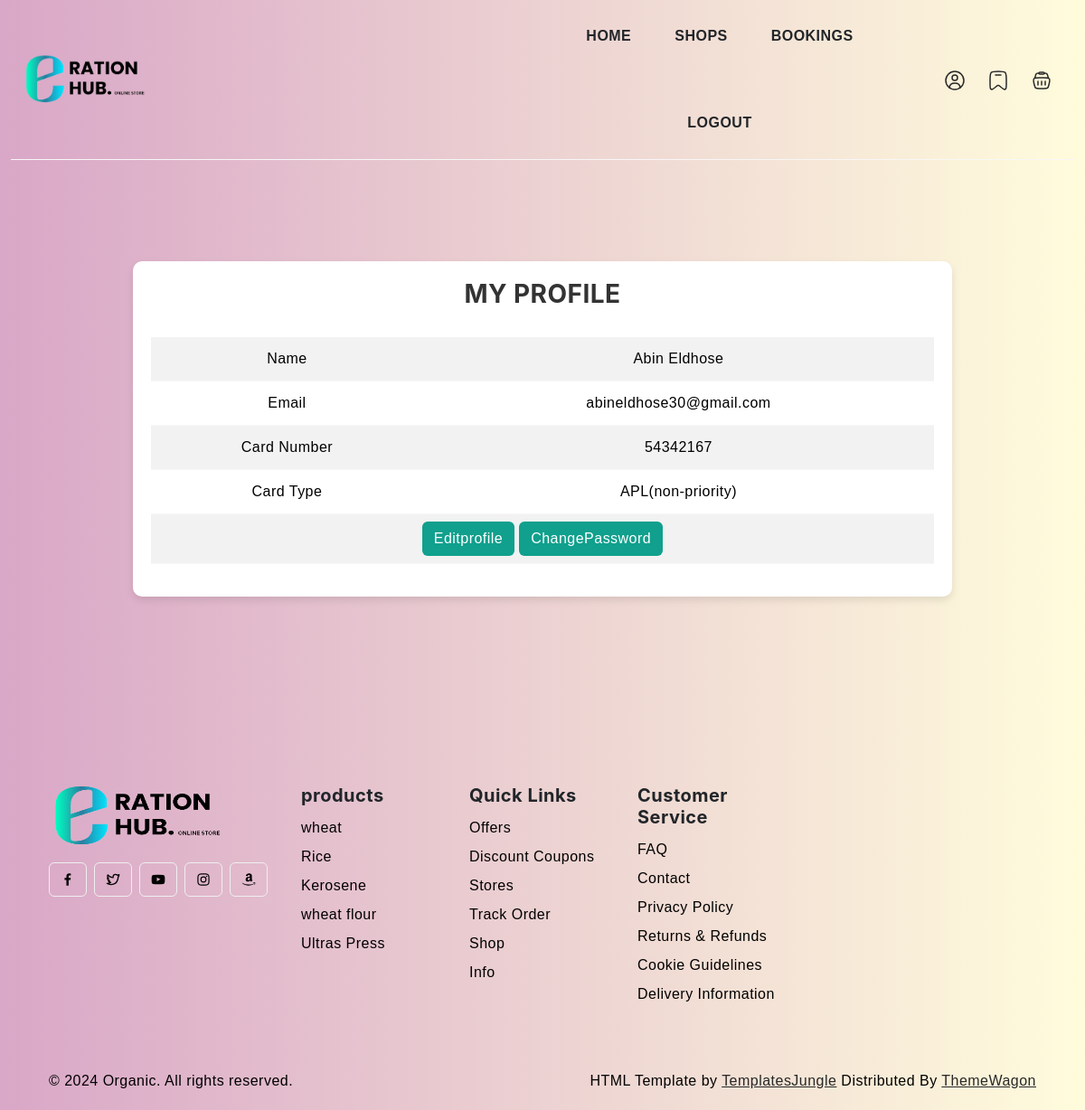
Screenshot of /Project/User/Myprofile.php (signed in) with the database file from the repository.
### tables this page shows
CREATE TABLE `tbl_user` (
  `user_id` int(11) NOT NULL,
  `user_name` varchar(60) NOT NULL,
  `user_email` varchar(60) NOT NULL,
  `user_cardnumber` varchar(60) NOT NULL,
  `card_id` int(11) NOT NULL,
  `user_question` varchar(300) NOT NULL,
  `user_answer` varchar(300) NOT NULL,
  `user_password` varchar(100) NOT NULL,
  `user_status` int(11) NOT NULL DEFAULT 0
);

CREATE TABLE `tbl_card` (
  `card_id` int(11) NOT NULL,
  `card_name` varchar(50) NOT NULL
);

### Project/User/Myprofile.php (the view, shortened to what this page needs)
<?php
include("../Assets/Connection/Connection.php");
include("Head.php");
	$selQry = "select * from tbl_user u inner join tbl_card c on u.card_id=c.card_id where user_id =".$_SESSION["uid"];
	$result = $Con ->query($selQry);
	$data = $result ->fetch_assoc();
?>
<!DOCTYPE html PUBLIC "-//W3C//DTD XHTML 1.0 Transitional//EN" "http://www.w3.org/TR/xhtml1/DTD/xhtml1-transitional.dtd">
<html xmlns="http://www.w3.org/1999/xhtml">
<head>
</head>
<body>
<div class="container mt-5">
  <div class="row justify-content-center">
    <div class="col-md-10">
      <div class="table-wrapper">
        <form id="form1" name="form1" method="post" action="">
            <h3 align="center">My Profile</h3>
            <table class="table table-striped">
                <tr>
                  <td >Name</td>
                  <td>
                    <?php echo $data["user_name"] ?>
                  </td>
                </tr>
                <tr>
                  <td>Email</td>
                  <td>
                    <?php echo $data["user_email"] ?>
                  </td>
                </tr>
                <tr>
                  <td>Card Number</td>
                  <td>
                    <?php echo $data["user_cardnumber"] ?>
                  </td>
                </tr>
                <tr>
                  <td>Card Type</td>
                  <td>
                    <?php echo $data["card_name"] ?>
                  </td>
                </tr>
                <tr >
                  <td colspan="2" align="center">
                    <a href="Editprofile.php" class="btn btn-primary">Editprofile</a>
                    <a href="ChangePassword.php" class="btn btn-primary">ChangePassword</a>
                  </td>
                </tr>
              </table>
        </form>
      </div>
    </div>
  </div>
</div>
</body>
</html>
<?php
include("Foot.php");
?>

### Project/Assets/Templates/User/style.css (style rules this page uses)
body { --heading-font : "Inter", sans-serif; --bs-link-color: #ffd500; --bs-link-hover-color:#333; --bs-link-color-rgb: 40,40,40; --bs-link-hover-color-rgb: 0,0,0; --bs-light-rgb: 248, 248, 248; --bs-font-sans-serif: "Inter", sans-serif; --bs-body-font-family: var(--bs-font-sans-serif); --bs-body-font-size: 1rem; --bs-body-font-weight: 400; --bs-body-line-height: 2; --bs-body-color: #000000; --bs-primary: #10a08d; --bs-primary-rgb: 107, 178, 82; --bs-secondary: #ffffff; --bs-secondary-rgb: 54, 65, 39; --bs-danger: #f94509; --bs-danger-rgb: 249, 95, 9; --bs-success: #a3be4c; --bs-success-rgb: 163, 190, 76; --bs-primary-bg-subtle: #FFF9EB; --bs-success-bg-subtle: #eef5e5; --bs-border-color: #F7F7F7; }
.btn-primary { --bs-btn-color: #fff; --bs-btn-bg: var(--bs-primary); --bs-btn-border-color: transparent; --bs-btn-hover-color: #fff; --bs-btn-hover-bg: #000000; --bs-btn-hover-border-color: transparent; --bs-btn-focus-shadow-rgb: 49,132,253; --bs-btn-active-color: #fff; --bs-btn-active-bg: var(--bs-primary); --bs-btn-active-border-color: transparent; --bs-btn-active-shadow: inset 0 3px 5px rgba(0, 0, 0, 0.125); --bs-btn-disabled-color: #fff; --bs-btn-disabled-bg: #d3d7dd; --bs-btn-disabled-border-color: transparent; }
body { letter-spacing: 0.03em; }
h1,h2,h3,h4,h5,h6 { font-family: var(--heading-font); color: var(--bs-dark); font-weight: 700; }
.container, .container-fluid, .container-lg, .container-md, .container-sm, .container-xl, .container-xxl { --bs-gutter-x: 3rem; }

### Project/Assets/Templates/form.css (style rules this page uses)
body { background: linear-gradient(to right, #d9a7c7, #fffcdc); font-family: 'Arial', sans-serif; }

### Project/User/Myprofile.php (style rules this page uses)
.table-wrapper { background-color: #fff; padding: 20px; border-radius: 10px; box-shadow: 0 4px 8px rgba(0, 0, 0, 0.1); }
h3 { color: #333; font-weight: bold; text-transform: uppercase; margin-bottom: 30px; text-align: center; }
.table tbody td { text-align: center; }

### rows the page displays
tbl_user: user_name "Abin Eldhose", user_email "abineldhose30@gmail.com", user_cardnumber "54342167", card.card_name "APL(non-priority)"
